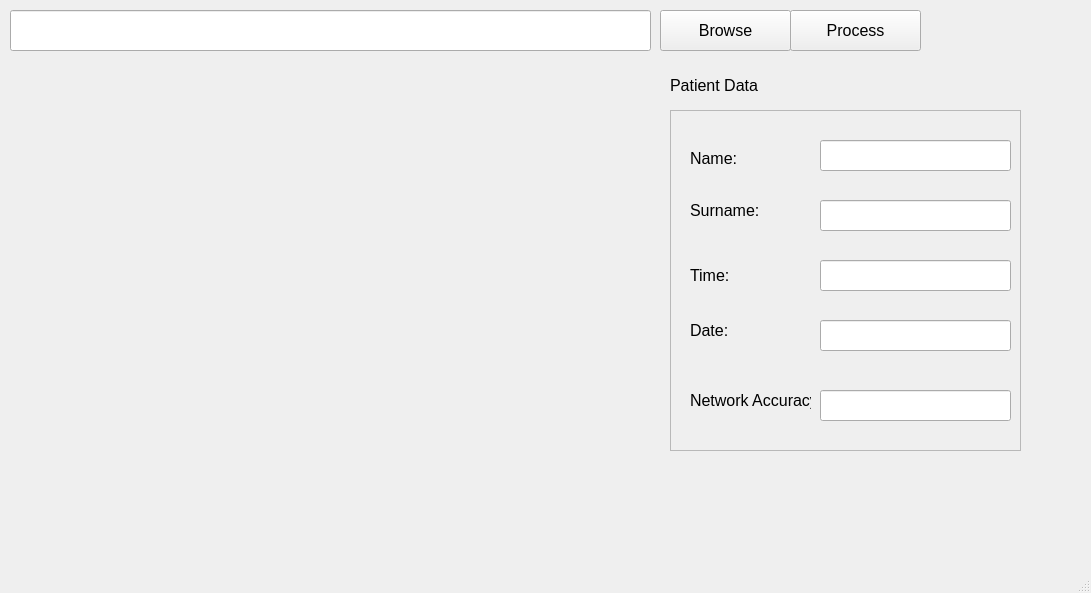
<?xml version="1.0" encoding="UTF-8"?>
<ui version="4.0">
 <class>MainWindow</class>
 <widget class="QMainWindow" name="MainWindow">
  <property name="geometry">
   <rect>
    <x>0</x>
    <y>0</y>
    <width>1091</width>
    <height>593</height>
   </rect>
  </property>
  <property name="windowTitle">
   <string>MainWindow</string>
  </property>
  <widget class="QWidget" name="centralwidget">
   <widget class="QLineEdit" name="txt_dir">
    <property name="geometry">
     <rect>
      <x>10</x>
      <y>10</y>
      <width>641</width>
      <height>41</height>
     </rect>
    </property>
    <property name="font">
     <font>
      <pointsize>12</pointsize>
     </font>
    </property>
   </widget>
   <widget class="QPushButton" name="bt_dir">
    <property name="geometry">
     <rect>
      <x>660</x>
      <y>10</y>
      <width>131</width>
      <height>41</height>
     </rect>
    </property>
    <property name="font">
     <font>
      <pointsize>12</pointsize>
     </font>
    </property>
    <property name="text">
     <string>Browse</string>
    </property>
   </widget>
   <widget class="QLabel" name="label">
    <property name="geometry">
     <rect>
      <x>670</x>
      <y>70</y>
      <width>141</width>
      <height>31</height>
     </rect>
    </property>
    <property name="font">
     <font>
      <pointsize>12</pointsize>
     </font>
    </property>
    <property name="text">
     <string>Patient Data</string>
    </property>
   </widget>
   <widget class="QFrame" name="PatientData">
    <property name="geometry">
     <rect>
      <x>670</x>
      <y>110</y>
      <width>351</width>
      <height>341</height>
     </rect>
    </property>
    <property name="font">
     <font>
      <weight>50</weight>
      <bold>false</bold>
     </font>
    </property>
    <property name="frameShape">
     <enum>QFrame::StyledPanel</enum>
    </property>
    <property name="frameShadow">
     <enum>QFrame::Plain</enum>
    </property>
    <property name="lineWidth">
     <number>25</number>
    </property>
    <widget class="QLabel" name="label_2">
     <property name="geometry">
      <rect>
       <x>20</x>
       <y>40</y>
       <width>71</width>
       <height>16</height>
      </rect>
     </property>
     <property name="font">
      <font>
       <pointsize>12</pointsize>
      </font>
     </property>
     <property name="text">
      <string>Name:</string>
     </property>
    </widget>
    <widget class="QLabel" name="label_3">
     <property name="geometry">
      <rect>
       <x>20</x>
       <y>90</y>
       <width>101</width>
       <height>21</height>
      </rect>
     </property>
     <property name="font">
      <font>
       <pointsize>12</pointsize>
      </font>
     </property>
     <property name="text">
      <string>Surname:</string>
     </property>
    </widget>
    <widget class="QLabel" name="label_4">
     <property name="geometry">
      <rect>
       <x>20</x>
       <y>150</y>
       <width>55</width>
       <height>31</height>
      </rect>
     </property>
     <property name="font">
      <font>
       <pointsize>12</pointsize>
      </font>
     </property>
     <property name="text">
      <string>Time:</string>
     </property>
    </widget>
    <widget class="QLabel" name="label_5">
     <property name="geometry">
      <rect>
       <x>20</x>
       <y>210</y>
       <width>61</width>
       <height>21</height>
      </rect>
     </property>
     <property name="font">
      <font>
       <pointsize>12</pointsize>
      </font>
     </property>
     <property name="text">
      <string>Date:</string>
     </property>
    </widget>
    <widget class="QLineEdit" name="patName">
     <property name="geometry">
      <rect>
       <x>150</x>
       <y>30</y>
       <width>191</width>
       <height>31</height>
      </rect>
     </property>
     <property name="font">
      <font>
       <pointsize>12</pointsize>
      </font>
     </property>
     <property name="text">
      <string/>
     </property>
    </widget>
    <widget class="QLineEdit" name="patSurname">
     <property name="geometry">
      <rect>
       <x>150</x>
       <y>90</y>
       <width>191</width>
       <height>31</height>
      </rect>
     </property>
     <property name="font">
      <font>
       <pointsize>12</pointsize>
      </font>
     </property>
     <property name="text">
      <string/>
     </property>
    </widget>
    <widget class="QLineEdit" name="Time">
     <property name="geometry">
      <rect>
       <x>150</x>
       <y>150</y>
       <width>191</width>
       <height>31</height>
      </rect>
     </property>
     <property name="font">
      <font>
       <pointsize>12</pointsize>
      </font>
     </property>
     <property name="text">
      <string/>
     </property>
    </widget>
    <widget class="QLineEdit" name="Date">
     <property name="geometry">
      <rect>
       <x>150</x>
       <y>210</y>
       <width>191</width>
       <height>31</height>
      </rect>
     </property>
     <property name="font">
      <font>
       <pointsize>12</pointsize>
      </font>
     </property>
     <property name="text">
      <string/>
     </property>
    </widget>
    <widget class="QLineEdit" name="aaa">
     <property name="geometry">
      <rect>
       <x>150</x>
       <y>280</y>
       <width>191</width>
       <height>31</height>
      </rect>
     </property>
     <property name="font">
      <font>
       <pointsize>12</pointsize>
      </font>
     </property>
     <property name="text">
      <string/>
     </property>
    </widget>
    <widget class="QLabel" name="label_8">
     <property name="geometry">
      <rect>
       <x>20</x>
       <y>280</y>
       <width>121</width>
       <height>21</height>
      </rect>
     </property>
     <property name="font">
      <font>
       <pointsize>12</pointsize>
      </font>
     </property>
     <property name="text">
      <string>Network Accuracy:</string>
     </property>
    </widget>
   </widget>
   <widget class="QPushButton" name="process_button">
    <property name="geometry">
     <rect>
      <x>790</x>
      <y>10</y>
      <width>131</width>
      <height>41</height>
     </rect>
    </property>
    <property name="font">
     <font>
      <pointsize>12</pointsize>
     </font>
    </property>
    <property name="text">
     <string>Process</string>
    </property>
   </widget>
   <widget class="MplWidget" name="MplWidget" native="true">
    <property name="geometry">
     <rect>
      <x>10</x>
      <y>80</y>
      <width>631</width>
      <height>341</height>
     </rect>
    </property>
   </widget>
  </widget>
  <widget class="QMenuBar" name="menubar">
   <property name="geometry">
    <rect>
     <x>0</x>
     <y>0</y>
     <width>1091</width>
     <height>24</height>
    </rect>
   </property>
  </widget>
  <widget class="QStatusBar" name="statusBar"/>
 </widget>
 <customwidgets>
  <customwidget>
   <class>MplWidget</class>
   <extends>QWidget</extends>
   <header>mplwidget.h</header>
   <container>1</container>
  </customwidget>
 </customwidgets>
 <resources/>
 <connections/>
</ui>
